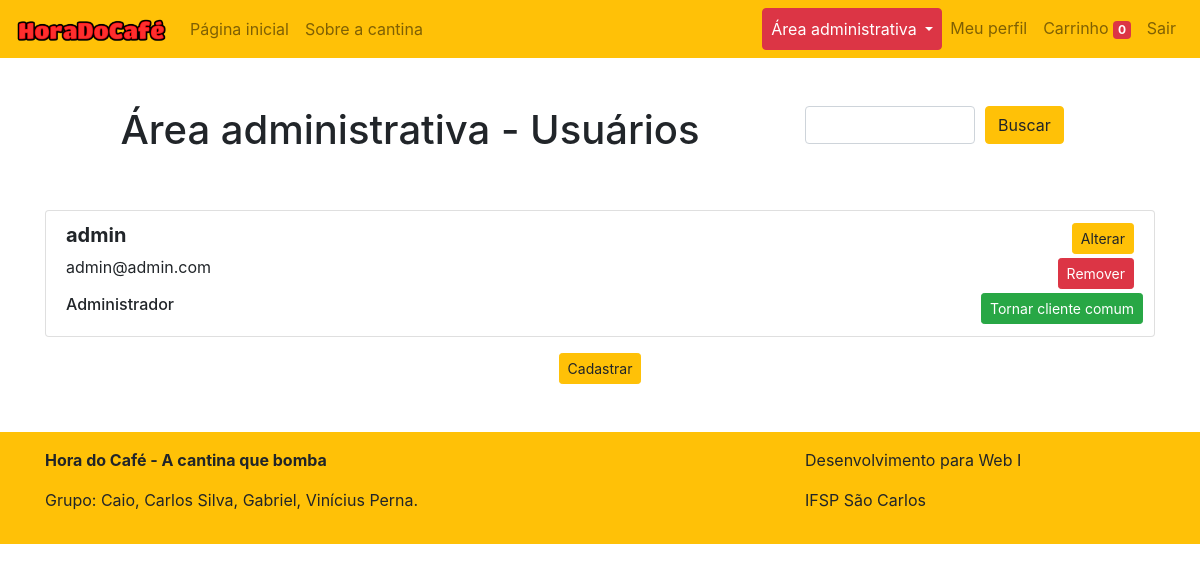
The page /adminUsuarios.php (signed in) on the database its author committed.
### tables this page shows
CREATE TABLE IF NOT EXISTS Usuario (
	email VARCHAR(128),
	nome VARCHAR(128) NOT NULL,
	senha VARCHAR(256) NOT NULL,
    admin TINYINT(1) DEFAULT 0,
	PRIMARY KEY(email)
);

### php/DAO/UsuarioDAO.php (called while the page is built, shortened)
<?php
    require($_SERVER['DOCUMENT_ROOT'] . "/horadocafe/php/conn.php");
    class UsuarioDAO{
        function listar($busca){
            $conexao = conectar();
            $busca = "%" . $busca . "%";
            $query = "SELECT * FROM Usuario WHERE UPPER(nome) LIKE UPPER(?);";
            $stmt = mysqli_prepare($conexao,$query);
            mysqli_stmt_bind_param($stmt,"s",$busca);
            $resultado = executar_SQL($conexao,$stmt);
            return lerResultado($resultado);
        }
    }
?>

### php/conn.php (called while the page is built, shortened)
<?php
if(!function_exists('executar_SQL')){
    function executar_SQL($conexao, $stmt){
        mysqli_stmt_execute($stmt) or die("Falha ao executar a consulta: " . $stmt->error);
        $resultado = mysqli_stmt_get_result($stmt);
        return $resultado;
    }
}
if(!function_exists('lerResultado')){
    function lerResultado($resultado){
        $arrayResultado = [];
        for($i=0;$i<mysqli_num_rows($resultado);$i++){
            $arrayResultado[$i] = mysqli_fetch_assoc($resultado);
        }
        return $arrayResultado;
    }
}
?>

### adminUsuarios.php (the view, shortened to what this page needs)
<!doctype html>
<html>
    <head>
        <link rel="stylesheet" href="https://stackpath.bootstrapcdn.com/bootstrap/4.1.3/css/bootstrap.min.css">
        <link rel="stylesheet" type="text/CSS" href="css/estilo.css">
        <?php
        require "php/DAO/UsuarioDAO.php"?>
    </head>
    <body>
        <?php require_once "php/imprimeNav.php";
            $busca = "";
        ?>
        <div class="container-fluid">
            <div class="container">
                <div class="row my-5">
                    <div class="col-8">
                        <h1 class="text-center">Área administrativa - Usuários</h1>
                    </div>
                    <div class="col-4">
                        <form action="adminUsuarios.php" method="GET">
                            <div class="form-row">
                                <div class="col">
                                    <input type="text" class="form-control" name="busca" placeholder="<?php echo $busca ?>">
                                </div>
                                <div class="col">
                                    <button type="submit" class="btn btn-warning">Buscar</button>
                                </div>
                            </div>
                        </form>
                    </div>
                </div>
                <ul class="list-group">
                    <?php
                    $usuarioDAO = new UsuarioDAO();
                    $usuarios = $usuarioDAO->listar($busca);
                    if(count($usuarios) == 0){?>
                        <li class="list-group-item text-center"><h5>Não foram encontrados usuários!</h5></li>
                    <?php
                    }else{
                        foreach($usuarios as $usuario){
                    ?>
                            <li class="list-group-item">
                                <div class="row">
                                    <div class="col-12 col-md-10 text-center text-md-left">
                                        <h5 class="font-weight-bold"><?php echo $usuario['nome']; ?></h5>
                                        <p><?php echo $usuario['email']; ?></p>
                                        <h6><?php echo $usuario['admin'] ? "Administrador" : "Cliente" ?></h6>
                                    </div>
                                    <div class="col-12 col-md-2 text-center text-md-right">
                                        <button type="button" class="btn btn-warning btn-sm alterar" data-toggle="modal" id="alterar" data-target="#modalAlterar">Alterar</button>
                                        <form method="POST" action="php/atualizarUsuario.php"?>
                                            <button type="submit" name="acao" value="remover" class="btn btn-danger btn-sm mt-1">Remover</button>
                                            <button type="submit" name="acao" value="admin" class="btn btn-success btn-sm mt-1"><?php if($usuario['admin']){?>Tornar cliente comum<?php }else{ ?>Tornar administrador<?php } ?></button>
                                        </form>
                                    </div>
                                </div>
                            </li>
                    <?php
                        }
                    } ?>
                </ul>
                <p class="text-center mt-3 mb-5"><button type="button" class="btn btn-warning btn-sm" data-toggle="modal" data-target="#modalCadastro">Cadastrar</button></p>
            </div>
        </div>
        <?php require_once "php/imprimeFooter.php"?>
    </body>
</html>

### css/estilo.css (style rules this page uses)
html { position: relative; min-height: 100%; }
body { height: 100%; display: grid; }

### rows shown on the page
usuario: nome "admin", email "admin@admin.com", admin "Administrador"

### other values the page prints
count($_SESSION['produtos']) "0"
